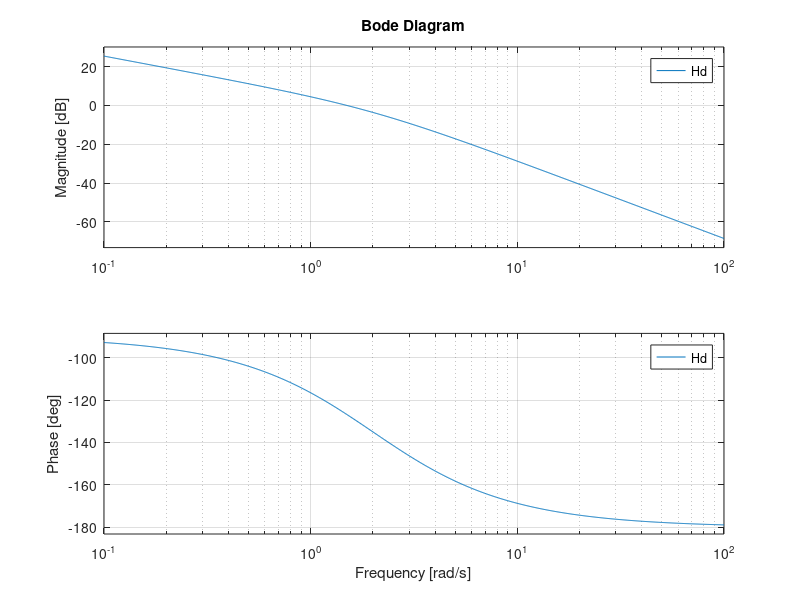
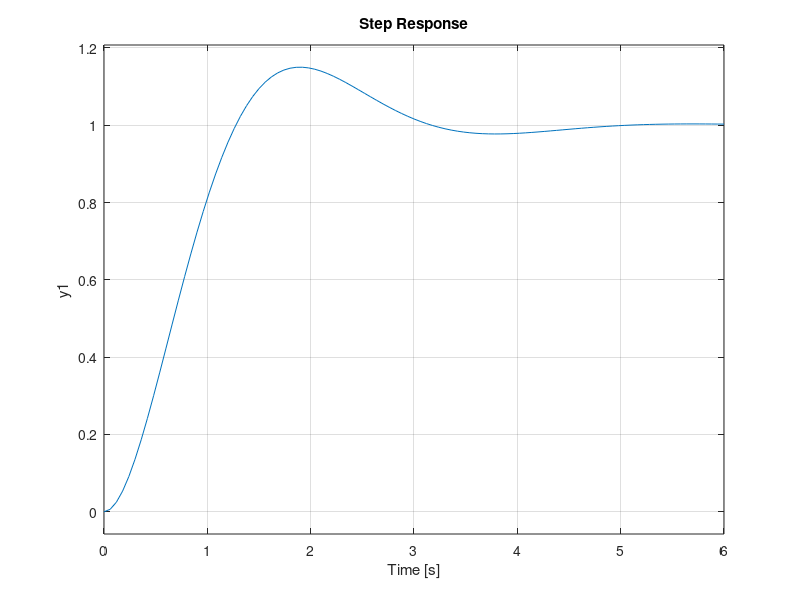
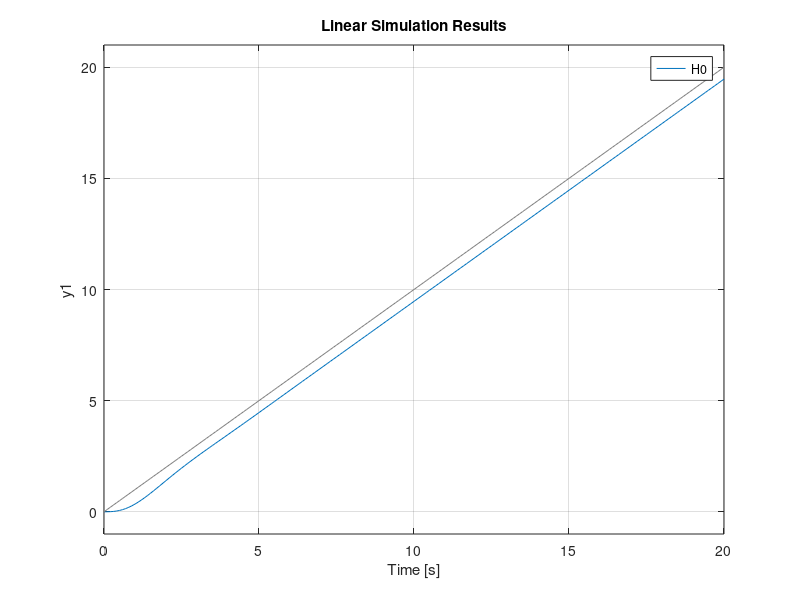

Reproduce these figures in MATLAB, in order. (Note: this script raises an error after producing the figures.)

%% Laboratory 5 - Control Engineering I
%% CONTROLLER DESIGN IN FREQUENCY DOMAIN BASED ON SECOND ORDER SYSTEM
%% GOALS

% To follow and to understand the design method steps 

% To check the resulted performance indicators

%% Problem
% For the process described by Hf(s) = 3.5 / s(0.5*s + 1) and the
% performance indicators [..] following the above described steps, design a
% P and a PI controller. Simulate the step and ramp output of the closed
% loop to highlight the performance indicators.



%% Exercise 1

% P Controller
%corner frequency = 2 rad/s
Hf = tf(3.5, [0.5 1 0])
bodemag(Hf), hold on

wf = 1/0.5 %=2 1/Tf
sigma = 0.15
zeta = abs(log(sigma)) / sqrt (pi^2 + log(sigma)^2)

A = 1/4/sqrt(2)/zeta^2


% A in decibels
AdB = 20 *log10(A)

A = tf(A, 1);
bodemag(A)

FN = -AdB + 1.84 % 1.84 from Hf(blue) at freq 2
Vr = 10^(-FN/20)

Hd = Hf*Vr
bode(Hd)


wt = 1.5 %at magnitude 0 dB de pe Hd
wn = 2 * zeta * wt;

ts = 4/zeta/wn

% from Hd at freq. 1 (Hd galben)
cvdB = 4.39; cv = 10^(4.39/20)  % >=1

deltawb = wt % 1.5 < 15

H0 = feedback(Hf*Vr, 1)

figure, step(H0)

t = 0:0.1:20;
figure, lsim(H0, t, t)

% Screenshot with values for each graphic

% Bode Diagram
 figure;
 image_bode = imread('lab5ce_ex1_bode.jpg');
 imshow(image_bode);
 
 % Step Response
 figure;
 image_step = imread('lab5ce_ex1_step.jpg');
 imshow(image_step);
 
% Linear Simulation Results
 figure;
 image_lsim = imread('lab5ce_ex1_linear.jpg');
 imshow(image_lsim);

%% Exercise 2
% Pi Controller

sigma = 0.07

Hf = tf(3.5, [0.5 1 0])
bodemag(Hf), hold on

wf = 1/0.5 %=2
zeta = abs(log(sigma)) / sqrt (pi^2 + (log(sigma)^2))

A = 1/4/sqrt(2)/zeta^2

% A in decibels
AdB = 20 *log10(A)

A = tf(A, 1);
bodemag(A)

%1.94 from Hf(blue) at freq. 2
FN = -AdB + 1.94
Vr = 10^(-FN/20)

Hd = Hf*Vr
bode(Hd)

%at frequency 1

wt = 1.05 % de pe Hd galben at magnitude 0 dB
wn = 2 * zeta * wt;

ts = 4/zeta/wn

% from Hd at freq. 1 (Hd galben)
cvdB = 0.573; cv = 10^(cvdB/20)  % >=1

deltawb = wt % 1.05 < 15

wz = 0.1 * wt;
cvstar = 5;
wp = cv/cvstar *wz;
Tz = 1/wz; Tp = 1/wp;

VrPI = cvstar / cv

 HPI = VrPI*tf([Tz 1], [Tp 1]);
 cv_new = VrPI * 3.5 * Vr;
 Hd_PI = Hf * Vr * HPI;
 bode(Hd_PI)
 H0 = feedback(Vr*HPI*Hf, 1)
 
 figure, step(H0) 
 t= 0:0.1:80;
 figure, lsim(H0, t, t)

 essv = 80 - 79.8;
 cv = 1/essv
 
 
 %Screenshot with values for each graphic

 % Bode Diagram
 figure;
  image_bode2 = imread('lab5ce_ex2_bode.jpg');
  imshow(image_bode2);
  
  % Step Response
  figure;
  image_step2 = imread('lab5ce_ex2_step.jpg');
  imshow(image_step2);
  
 % Linear Simulation Results
  figure;
  image_lsim2 = imread('lab5ce_ex2_linear.jpg');
  imshow(image_lsim2);
